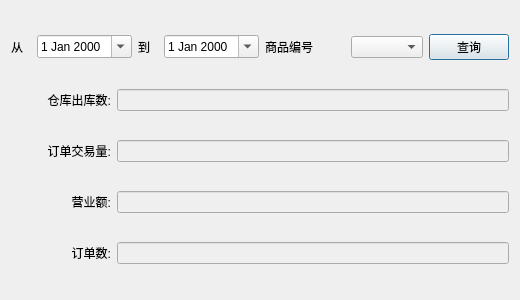
<?xml version="1.0" encoding="UTF-8"?>
<ui version="4.0">
 <class>Sale_Stocktaking_Dialog</class>
 <widget class="QDialog" name="Sale_Stocktaking_Dialog">
  <property name="geometry">
   <rect>
    <x>0</x>
    <y>0</y>
    <width>454</width>
    <height>300</height>
   </rect>
  </property>
  <property name="windowTitle">
   <string>销售记录盘点</string>
  </property>
  <layout class="QHBoxLayout" name="horizontalLayout_6">
   <item>
    <layout class="QVBoxLayout" name="verticalLayout">
     <item>
      <layout class="QHBoxLayout" name="horizontalLayout">
       <property name="sizeConstraint">
        <enum>QLayout::SetMinimumSize</enum>
       </property>
       <item>
        <widget class="QLabel" name="label_4">
         <property name="minimumSize">
          <size>
           <width>20</width>
           <height>0</height>
          </size>
         </property>
         <property name="maximumSize">
          <size>
           <width>20</width>
           <height>16777215</height>
          </size>
         </property>
         <property name="text">
          <string>从</string>
         </property>
         <property name="alignment">
          <set>Qt::AlignLeading|Qt::AlignLeft|Qt::AlignVCenter</set>
         </property>
        </widget>
       </item>
       <item>
        <widget class="QDateEdit" name="Sale_dateEdit_start">
         <property name="calendarPopup">
          <bool>true</bool>
         </property>
        </widget>
       </item>
       <item>
        <widget class="QLabel" name="label_6">
         <property name="minimumSize">
          <size>
           <width>20</width>
           <height>0</height>
          </size>
         </property>
         <property name="maximumSize">
          <size>
           <width>20</width>
           <height>16777215</height>
          </size>
         </property>
         <property name="text">
          <string>到</string>
         </property>
        </widget>
       </item>
       <item>
        <widget class="QDateEdit" name="Sale_dateEdit_end">
         <property name="calendarPopup">
          <bool>true</bool>
         </property>
        </widget>
       </item>
       <item>
        <widget class="QLabel" name="label_7">
         <property name="minimumSize">
          <size>
           <width>80</width>
           <height>0</height>
          </size>
         </property>
         <property name="maximumSize">
          <size>
           <width>80</width>
           <height>16777215</height>
          </size>
         </property>
         <property name="text">
          <string>商品编号</string>
         </property>
        </widget>
       </item>
       <item>
        <widget class="QComboBox" name="Sale_item_id_combobox"/>
       </item>
       <item>
        <widget class="QPushButton" name="Sale_pushButton_check">
         <property name="text">
          <string>查询</string>
         </property>
        </widget>
       </item>
      </layout>
     </item>
     <item>
      <layout class="QHBoxLayout" name="horizontalLayout_2">
       <item>
        <widget class="QLabel" name="label">
         <property name="minimumSize">
          <size>
           <width>100</width>
           <height>0</height>
          </size>
         </property>
         <property name="maximumSize">
          <size>
           <width>100</width>
           <height>16777215</height>
          </size>
         </property>
         <property name="text">
          <string>仓库出库数:</string>
         </property>
         <property name="alignment">
          <set>Qt::AlignRight|Qt::AlignTrailing|Qt::AlignVCenter</set>
         </property>
        </widget>
       </item>
       <item>
        <widget class="QLineEdit" name="Sale_lineEdit_depot_out">
         <property name="enabled">
          <bool>false</bool>
         </property>
        </widget>
       </item>
      </layout>
     </item>
     <item>
      <layout class="QHBoxLayout" name="horizontalLayout_3">
       <item>
        <widget class="QLabel" name="label_5">
         <property name="minimumSize">
          <size>
           <width>100</width>
           <height>0</height>
          </size>
         </property>
         <property name="maximumSize">
          <size>
           <width>100</width>
           <height>16777215</height>
          </size>
         </property>
         <property name="text">
          <string>订单交易量:</string>
         </property>
         <property name="alignment">
          <set>Qt::AlignRight|Qt::AlignTrailing|Qt::AlignVCenter</set>
         </property>
        </widget>
       </item>
       <item>
        <widget class="QLineEdit" name="Sale_lineEdit_volume">
         <property name="enabled">
          <bool>false</bool>
         </property>
        </widget>
       </item>
      </layout>
     </item>
     <item>
      <layout class="QHBoxLayout" name="horizontalLayout_4">
       <item>
        <widget class="QLabel" name="label_3">
         <property name="minimumSize">
          <size>
           <width>100</width>
           <height>0</height>
          </size>
         </property>
         <property name="maximumSize">
          <size>
           <width>100</width>
           <height>16777215</height>
          </size>
         </property>
         <property name="text">
          <string>营业额:</string>
         </property>
         <property name="alignment">
          <set>Qt::AlignRight|Qt::AlignTrailing|Qt::AlignVCenter</set>
         </property>
        </widget>
       </item>
       <item>
        <widget class="QLineEdit" name="Sale_lineEdit_turnover">
         <property name="enabled">
          <bool>false</bool>
         </property>
        </widget>
       </item>
      </layout>
     </item>
     <item>
      <layout class="QHBoxLayout" name="horizontalLayout_5">
       <item>
        <widget class="QLabel" name="label_2">
         <property name="minimumSize">
          <size>
           <width>100</width>
           <height>0</height>
          </size>
         </property>
         <property name="maximumSize">
          <size>
           <width>100</width>
           <height>16777215</height>
          </size>
         </property>
         <property name="text">
          <string>订单数:</string>
         </property>
         <property name="alignment">
          <set>Qt::AlignRight|Qt::AlignTrailing|Qt::AlignVCenter</set>
         </property>
        </widget>
       </item>
       <item>
        <widget class="QLineEdit" name="Sale_lineEdit_order_out">
         <property name="enabled">
          <bool>false</bool>
         </property>
        </widget>
       </item>
      </layout>
     </item>
    </layout>
   </item>
  </layout>
 </widget>
 <resources/>
 <connections/>
</ui>
